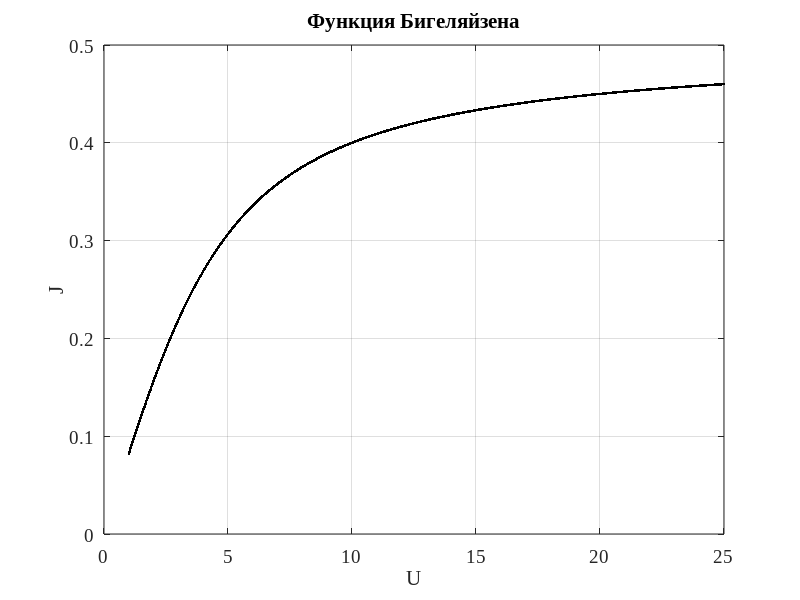
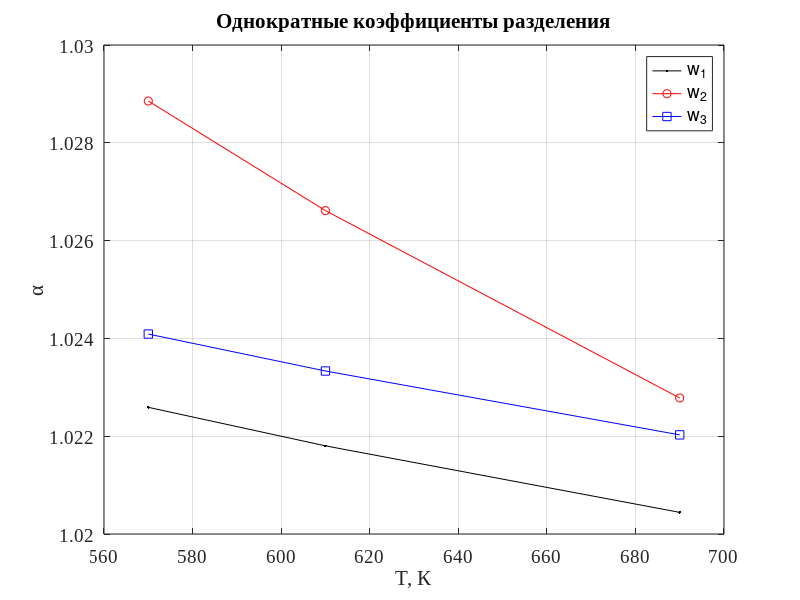

Write MATLAB code to recreate these figures, in order.
%% Практическая работа 1 по МеРСИ...
..."Расчет коэффициентов разделения и констант равновесия в процессе изотопного обмена" 
clear; clc; format; close all;

% Программа рассчитывает значение однократного коэффициента разделения
% alpha для всех предложенных значениях частот и для каждого значения
% температуры
% Реакция вида k1X1+k2X2 -> k3X3 + k4X4
% k = [k1 k2 k3 k4];
% T = [T1 T2 T3]; 

%% Исходные данные
T = [570 610 690];
w1 = [3825 1654 3936]; w3 = 1580; w2 = [3816 1648 3919]; w4 = 1490;

%% Функция Бигеляйзена 
Uf = 1:0.01:25;
Jf = 1/2 - 1./Uf + 1 ./ (exp(Uf) - 1);
figure(1);
plot(Uf, Jf, 'k.'); grid on;
xlabel('U', 'FontSize', 14, 'FontName', 'TimesNewRoman');
ylabel('J', 'FontSize', 14, 'FontName', 'TimesNewRoman');
title('Функция Бигеляйзена', 'FontSize', 14, 'FontName', 'TimesNewRoman'); 
set(gca, 'FontSize', 14, 'FontName', 'TimesNewRoman');

%% Приведенные частоты 
U1 = zeros(length(T), length(w1));
for k = 1:length(T)
    for i = 1:length(w1)
        U1(k,i) = 1.44 * w1(i) / T(k);
    end
end

U2 = zeros(length(T), length(w2));
for k = 1:length(T)
    for i = 1:length(w2)
        U2(k,i) = 1.44 * w2(i) / T(k);
    end
end

U3 = zeros(length(T), 1);
for i = 1:length(T)
    U3(i,1) = 1.44 * w3 / T(i);
end

U4 = zeros(length(T), 1);
for i = 1:length(T)
    U4(i,1) = 1.44 * w4 / T(i);
end

%% Расчет J 
J1 = zeros(length(T), length(U1));
for k = 1:length(T)
    for i = 1:length(U1)
        J1(k,i) = 1/2 - 1/U1(k,i) + 1/(exp(U1(k,i))-1);
    end
end

J2 = zeros(length(T), length(U2));
for k = 1:length(T)
    for i = 1:length(U2)
        J2(k,i) = 1/2 - 1/U2(k,i) + 1/(exp(U2(k,i))-1);
    end
end

J3 = zeros(length(U3), 1);
for i = 1:length(U3)
    J3(i) = 1/2 - 1/U3(i) + 1/(exp(U3(i)) - 1);
end

J4 = zeros(length(U4), 1);
for i = 1:length(U4)
    J4(i) = 1/2 - 1/U4(i) + 1/(exp(U4(i)) - 1);
end

%% Расчет dUi 
dU1 = U1 - U4;
dU2 = U2 - U3;

%% Факторы Бигеляйзена 
% f1
f1 = [];
f2 = [];
for k = 1:length(T)
    for i = 1:length(dU1)
        f1(k,i) = J1(k,i)*dU1(k,i)+J4(k,1)*dU1(k,1)+1;
    end
end

% f2
for k = 1:length(T)
    for i = 1:length(dU1)
        f2(k,i) = J2(k,i)*dU2(k,i)+J3(k,1)*dU2(k,1)+1;
    end
end
%% Значения однократного коэффициента разделения
alpha = [];
for k = 1:length(T)
    for i = 1:length(dU1)
        alpha(k,i) = f1(k,i) / f2 (k, i);
    end
end

%% График
figure(2);
plot(T, alpha(:,1), 'k.-', T, alpha(:,2), 'ro-', T, alpha(:,3), 'bs-'); grid on;
xlabel('T, К', 'FontSize', 14, 'FontName', 'TimesNewRoman');
ylabel('\alpha', 'FontSize', 14, 'FontName', 'TimesNewRoman');
title('Однократные коэффициенты разделения', 'FontSize', 14, 'FontName', 'TimesNewRoman'); 
legend('w_1', 'w_2', 'w_3');
set(gca, 'FontSize', 14, 'FontName', 'TimesNewRoman');